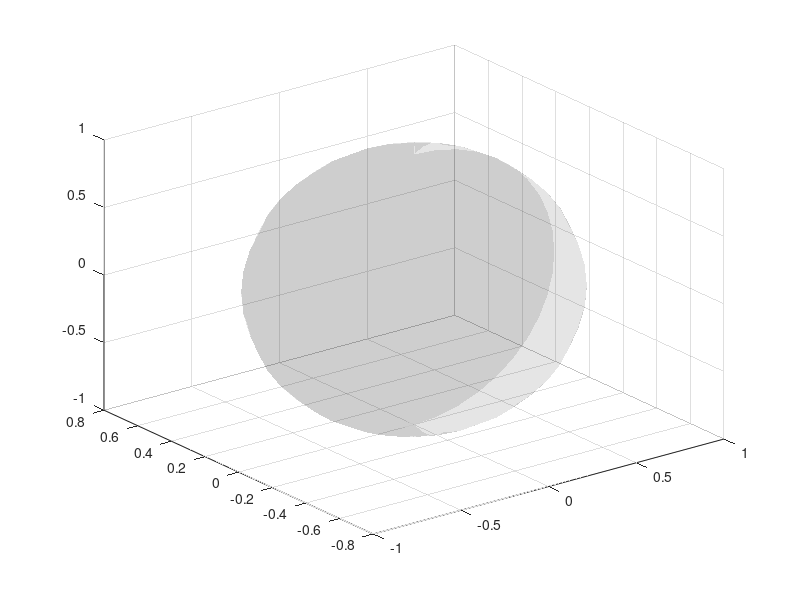

Source code (MATLAB): (Note: this script raises an error after producing the figure.)
clear; clc;

[X,Y,Z] = ellipsoid(0,0,0,0.8,0.6,1);

figure(1);
clf;
grid off;
axis equal;

plot3(0,0,0,'ko');

s = surf(X,Y,Z, 'FaceAlpha', 0.1, 'EdgeColor',[0 0 0], 'FaceColor', [0 0 0], 'LineWidth', 0.0001, 'LineStyle','none');


hold on;

cx = ellipse3D(0.8, 0.6, 0,0,0);

cy = ellipse3D(1, 0.6, 0,0,0, 300, 0,pi/2,0);

cz = ellipse3D(1, 0.8, 0,0,0, 300, pi/2,pi/2,0);

plot3(cx(1,:), cx(2,:), cx(3,:), 'k');
plot3(cy(1,:), cy(2,:), cy(3,:), 'k');
plot3(cz(1,:), cz(2,:), cz(3,:), 'k');


dirx = [0.8*1.5; 0; 0];
diry = [0; 0.6*1.5; 0];
dirz = [0; 0; 1*1.5];

quiver3(0,0,0, dirx(1), dirx(2), dirx(3), 'r:');
quiver3(0,0,0, diry(1), diry(2), diry(3), 'm:');
quiver3(0,0,0, dirz(1), dirz(2), dirz(3), 'b:');

% quiver3(norm(dirx),0,0, 0.8/2, 0, 0, 'r');
% quiver3(0,norm(diry),0, 0, 0.6/2, 0, 'm');
% quiver3(0,0,norm(dirz), 0, 0, 1/2, 'b');


quiver3D([norm(dirx),0,0], [0.2, 0, 0], 'r', 0.8);
quiver3D([0,norm(diry),0], [0, 0.2, 0], 'm', 0.8);
quiver3D([0,0,norm(dirz)], [0, 0, 0.2], 'b', 0.8);

text(norm(dirx),0.15,0, '\Lambda_1', 'FontSize', 20, 'Color', 'r');
text(0.1,norm(diry),0, '\Lambda_2', 'FontSize', 20, 'Color', 'm');
text(0.05,0,norm(dirz)+0.1, '\Lambda_3', 'FontSize', 20, 'Color', 'b');


text(norm(dirx)/2-0.1,0.1,0, '$\sqrt{\lambda_1}$', 'FontSize', 15, 'Color', 'r', 'Interpreter', 'latex');
text(0.1,norm(diry)/2-0.2,0, '$\sqrt{\lambda_2}$', 'FontSize', 15, 'Color', 'm', 'Interpreter', 'latex');
text(0,0,norm(dirz)/2, '$\sqrt{\lambda_3}$', 'FontSize', 15, 'Color', 'b', 'Interpreter', 'latex');

set(gca,'XTick',[]);
set(gca,'YTick',[]);
set(gca,'ZTick',[]);
set(gca,'Visible','off');
set(gcf,'color','w');

view(30,30);